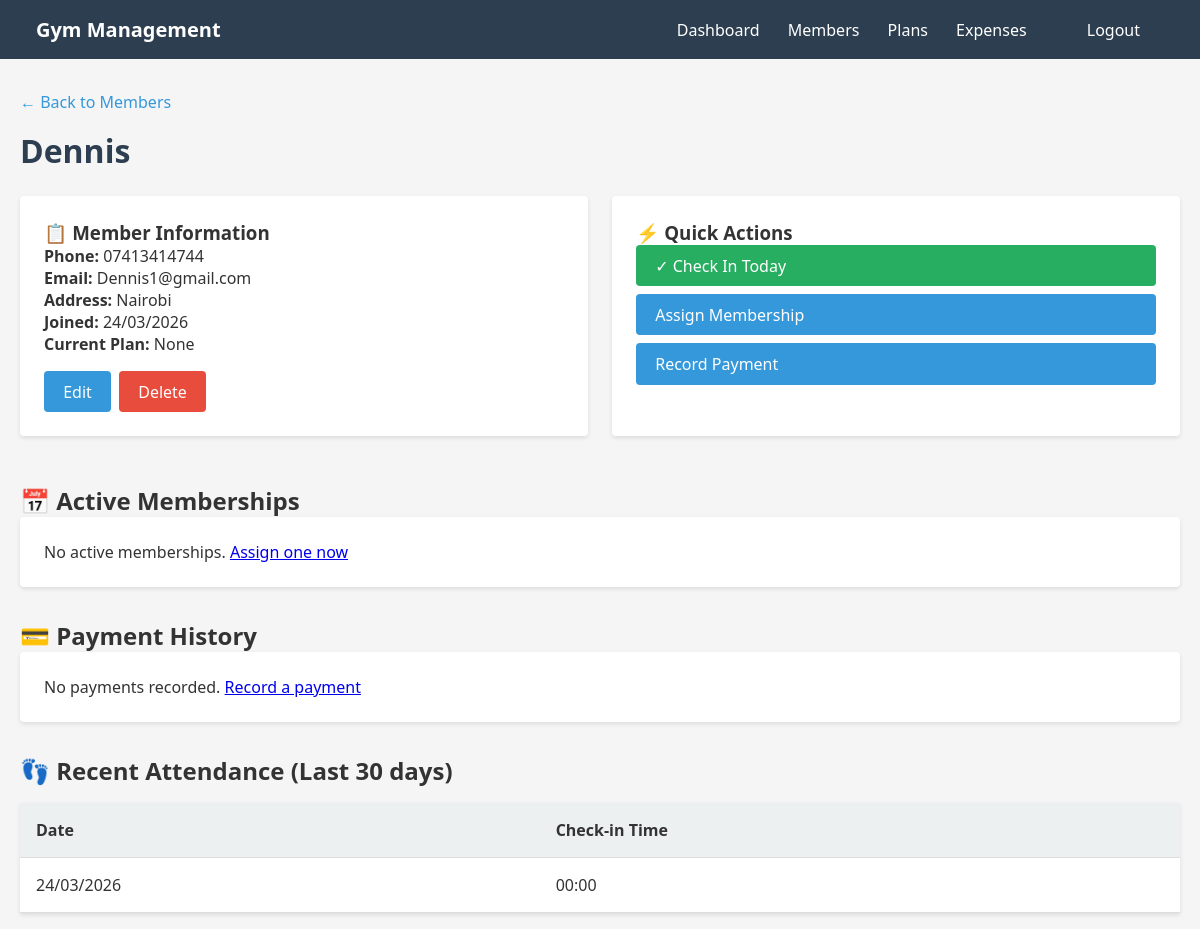
/members/7/ (signed in), run on an earlier commit of the app's database.
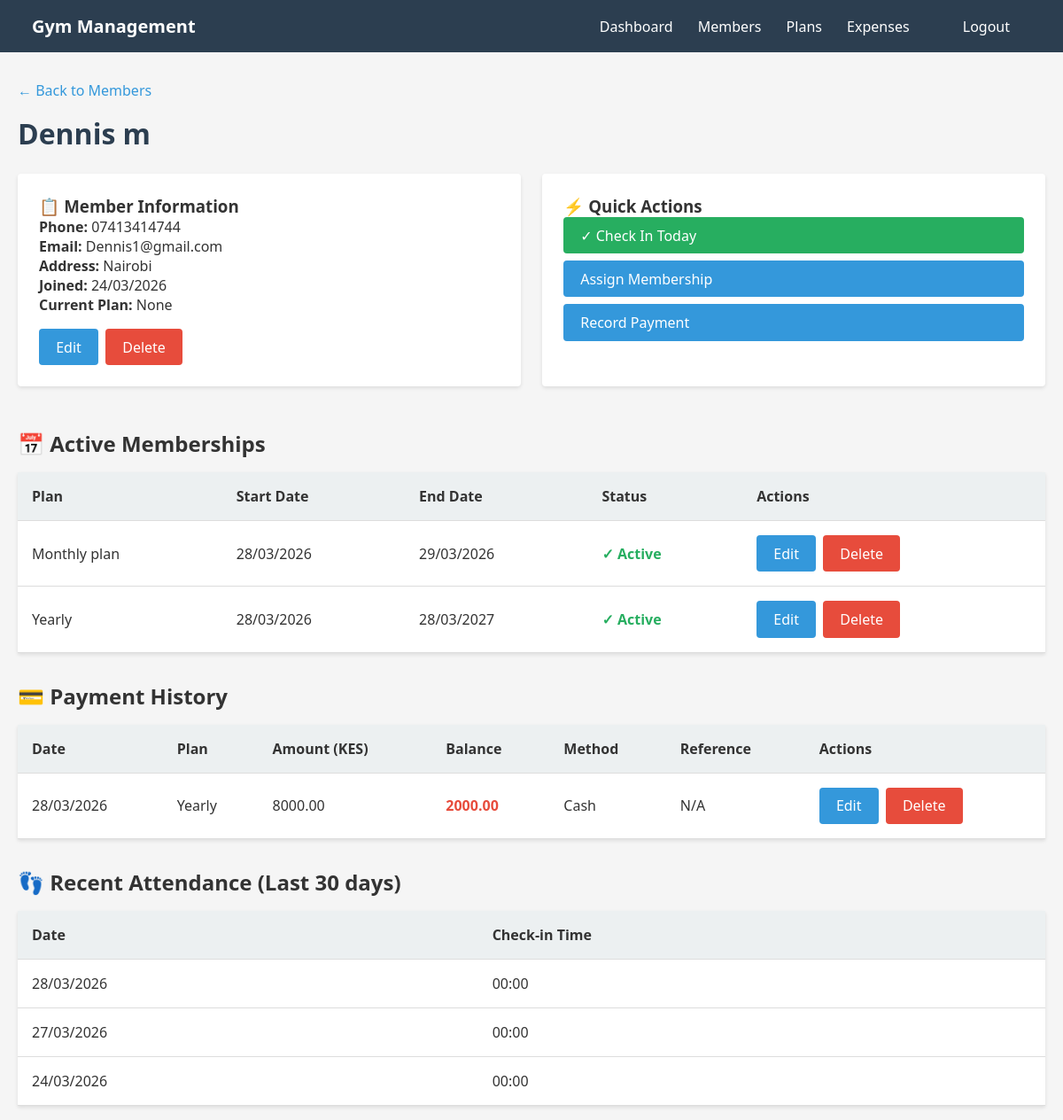
And on a later commit of the database.
### base/gym/models.py (models this page shows, shortened)
class Member(models.Model):
    full_name = models.CharField(max_length=120)
    phone = models.CharField(max_length=20, unique=True)
    email = models.EmailField(blank=True, null=True)
    address = models.CharField(max_length=200, blank=True)
    joined_on = models.DateField(auto_now_add=True)
    membership_Plan = models.ForeignKey("MembershipPlan", on_delete=models.SET_NULL, null=True, blank=True)

class Attedance(models.Model):
    member = models.ForeignKey("Member", on_delete=models.CASCADE)
    date = models.DateTimeField(default=timezone.now)
    class Meta:
        unique_together = ("member", "date")  # one check-in per day

class Membership(models.Model):
    member = models.ForeignKey(Member, on_delete=models.CASCADE, related_name="memberships")
    plan = models.ForeignKey(MembershipPlan, on_delete=models.PROTECT)
    start_date = models.DateField(default=timezone.now)
    end_date = models.DateField(blank=True, null=True)
    is_active = models.BooleanField(default=True)

class MembershipPlan(models.Model):
    name = models.CharField(max_length=60)
    price = models.DecimalField(max_digits=10, decimal_places=2)
    duration_days = models.PositiveIntegerField()

class Payment(models.Model):
    member = models.ForeignKey(Member, on_delete=models.CASCADE, related_name="payments")
    Membership = models.ForeignKey(Membership, on_delete=models.SET_NULL, null=True, blank=True)
    amount = models.DecimalField(max_digits=10, decimal_places=2)
    paid_on = models.DateTimeField(default=timezone.now)
    method = models.CharField(max_length=30, default="Cash")
    reference = models.CharField(max_length=60, blank=True)
    date = models.DateField(default=timezone.now)
    @property
    def plan_name(self):
        if self.Membership and self.Membership.plan:
            return self.Membership.plan.name
        return "N/A"
    @property
    def balance(self):
        if self.Membership and self.Membership.plan:
            total_paid = Payment.objects.filter(
                Membership=self.Membership,
                id__lte=self.id
            ).aggregate(total=models.Sum('amount'))['total'] or 0
            return self.Membership.plan.price - total_paid
        return 0

### base/gym/views.py (the view)
# urls.py: path("members/<int:member_id>/", views.member_detail, name="member_detail"),
@login_required
def member_detail(request, member_id):
    member = get_object_or_404(Member, id=member_id)
    memberships = member.memberships.all()
    payments = member.payments.all()
    attendance = member.attedance_set.all().order_by("-date")[:30]
    return render(request, "gym/member_detail.html", {
        "member": member,
        "memberships": memberships,
        "payments": payments,
        "attendance": attendance,
    })

### base/templates/gym/member_detail.html (shortened to what this page needs)
{% extends 'gym/base.html' %}
{% block content %}
<a href="{% url 'member_list' %}" class="back-link">← Back to Members</a>
<h1>{{ member.full_name }}</h1>
<div
    style="display: grid; grid-template-columns: repeat(auto-fit, minmax(300px, 1fr)); gap: 1.5rem; margin-bottom: 2rem;">
    <div class="card">
        <h3>📋 Member Information</h3>
        <p><strong>Phone:</strong> {{ member.phone }}</p>
        <p><strong>Email:</strong> {{ member.email|default:"N/A" }}</p>
        <p><strong>Address:</strong> {{ member.address|default:"N/A" }}</p>
        <p><strong>Joined:</strong> {{ member.joined_on|date:"d/m/Y" }}</p>
        <p><strong>Current Plan:</strong> {{ member.membership_Plan|default:"None" }}</p>
        <div class="actions" style="margin-top: 1rem;">
            <a href="{% url 'member_edit' member.id %}" class="btn">Edit</a>
            <a href="{% url 'member_delete' member.id %}" class="btn btn-danger">Delete</a>
        </div>
    </div>
    <div class="card">
        <h3>⚡ Quick Actions</h3>
        <div style="display: flex; flex-direction: column; gap: 0.5rem;">
            <a href="{% url 'mark_present' member.id %}" class="btn btn-success">✓ Check In Today</a>
            <a href="{% url 'assign_membership' member.id %}" class="btn">Assign Membership</a>
            <a href="{% url 'record_payment' member.id %}" class="btn">Record Payment</a>
        </div>
    </div>
</div>
<h2>📅 Active Memberships</h2>
{% if memberships %}
<table>
    <thead>
        <tr>
            <th>Plan</th>
            <th>Start Date</th>
            <th>End Date</th>
            <th>Status</th>
            <th>Actions</th>
        </tr>
    </thead>
    <tbody>
        {% for m in memberships %}
        <tr>
            <td>{{ m.plan.name }}</td>
            <td>{{ m.start_date|date:"d/m/Y" }}</td>
            <td>{{ m.end_date|date:"d/m/Y" }}</td>
            <td>
                {% if m.is_active %}
                <span style="color: #27ae60; font-weight: bold;">✓ Active</span>
                {% else %}
                <span style="color: #e74c3c;">Inactive</span>
                {% endif %}
            </td>
            <td>
                <div class="actions">
                    <a href="{% url 'membership_edit' m.id %}" class="btn">Edit</a>
                    <a href="{% url 'membership_delete' m.id %}" class="btn btn-danger">Delete</a>
                </div>
            </td>
        </tr>
        {% endfor %}
    </tbody>
</table>
{% else %}
<div class="card">
    <p>No active memberships. <a href="{% url 'assign_membership' member.id %}">Assign one now</a></p>
</div>
{% endif %}
<h2 style="margin-top: 2rem;">💳 Payment History</h2>
{% if payments %}
<table>
    <thead>
        <tr>
            <th>Date</th>
            <th>Plan</th>
            <th>Amount (KES)</th>
            <th>Balance</th>
            <th>Method</th>
            <th>Reference</th>
            <th>Actions</th>
        </tr>
    </thead>
    <tbody>
        {% for p in payments %}
        <tr>
            <td>{{ p.date|date:"d/m/Y" }}</td>
            <td>{{ p.plan_name }}</td>
            <td>{{ p.amount }}</td>
            <td>
                {% if p.balance > 0 %}
                <span style="color: #e74c3c; font-weight: bold;">{{ p.balance }}</span>
                {% else %}
                <span style="color: #27ae60; font-weight: bold;">{{ p.balance }}</span>
                {% endif %}
            </td>
            <td>{{ p.method }}</td>
            <td>{{ p.reference|default:"N/A" }}</td>
            <td>
                <div class="actions">
                    <a href="{% url 'payment_edit' p.id %}" class="btn">Edit</a>
                    <a href="{% url 'payment_delete' p.id %}" class="btn btn-danger">Delete</a>
                </div>
            </td>
        </tr>
        {% endfor %}
    </tbody>
</table>
{% else %}
<div class="card">
    <p>No payments recorded. <a href="{% url 'record_payment' member.id %}">Record a payment</a></p>
</div>
{% endif %}
<h2 style="margin-top: 2rem;">👣 Recent Attendance (Last 30 days)</h2>
{% if attendance %}
<table>
    <thead>
        <tr>
            <th>Date</th>
            <th>Check-in Time</th>
        </tr>
    </thead>
    <tbody>
        {% for a in attendance %}
        <tr>
            <td>{{ a.date|date:"d/m/Y" }}</td>
            <td>{{ a.date|time:"H:i" }}</td>
        </tr>
        {% endfor %}
    </tbody>
</table>
{% else %}
<div class="card">
    <p>No attendance records yet.</p>
</div>
{% endif %}
{% endblock %}

### base/templates/gym/base.html (shortened to what this page needs)
{% load static %}
<!DOCTYPE html>
<html lang="en">
<head>
</head>
<body>
    {% if user.is_authenticated %}
    <nav>
        <div class="container" style="display: flex; align-items: center; justify-content: space-between;">
            <div style="font-size: 1.25rem; font-weight: 700;">
                Gym Management
            </div>
            <div>
                <a href="{% url 'dashboard' %}">Dashboard</a>
                <a href="{% url 'member_list' %}">Members</a>
                <a href="{% url 'plan_list' %}">Plans</a>
                <a href="{% url 'expense_list' %}">Expenses</a>
                <a href="{% url 'logout' %}" style="margin-left: 2rem;">Logout</a>
            </div>
        </div>
    </nav>
    {% endif %}
    <div class="container">
        {% block content %}{% endblock %}
    </div>
</body>
</html>

### base/templates/gym/base.html (style rules this page uses)
* { margin: 0; padding: 0; box-sizing: border-box; }
body { font-family: 'Segoe UI', Tahoma, Geneva, Verdana, sans-serif; background-color: #f5f5f5; color: #333; }
nav { background-color: #2c3e50; color: white; padding: 1rem; margin-bottom: 2rem; }
nav a { color: white; text-decoration: none; margin-right: 1.5rem; font-weight: 500; }
.container { max-width: 1200px; margin: 0 auto; padding: 0 20px; }
h1 { color: #2c3e50; margin-bottom: 1.5rem; }
.btn { display: inline-block; padding: 0.6rem 1.2rem; background-color: #3498db; color: white; text-decoration: none; border: none; border-radius: 4px; cursor: pointer; font-size: 1rem; transition: background-color 0.3s; }
.btn-danger { background-color: #e74c3c; }
.btn-success { background-color: #27ae60; }
table { width: 100%; border-collapse: collapse; margin: 1rem 0; background: white; box-shadow: 0 2px 4px rgba(0, 0, 0, 0.1); }
th, td { padding: 1rem; text-align: left; border-bottom: 1px solid #ddd; }
th { background-color: #ecf0f1; font-weight: 600; }
.card { background: white; padding: 1.5rem; border-radius: 4px; box-shadow: 0 2px 4px rgba(0, 0, 0, 0.1); margin-bottom: 1rem; }
.actions { display: flex; gap: 0.5rem; flex-wrap: wrap; }
.back-link { display: inline-block; margin-bottom: 1rem; color: #3498db; text-decoration: none; }

What changed in the data, as far as the page shows it:
changed Member "Dennis1@gmail.com": full_name "Dennis" → "Dennis m"
added Membership: plan.name "Monthly plan", start_date "28/03/2026", end_date "29/03/2026", is_active "✓ Active"
added Membership: plan.name "Yearly", start_date "28/03/2026", end_date "28/03/2027", is_active "✓ Active"
added Payment: date "28/03/2026", plan_name "Yearly", amount "8000.00", balance "2000.00", method "Cash", reference "N/A"
added Attedance: date "28/03/2026", date "00:00"
added Attedance: date "27/03/2026", date "00:00"
Also different on the page:
text no longer shown: "No active memberships. Assign one now No payments recorded. Record a payment"
text now shown: "Plan Start Date End Date Status Actions Date Plan Amount (KES) Balance Method Reference Actions"
